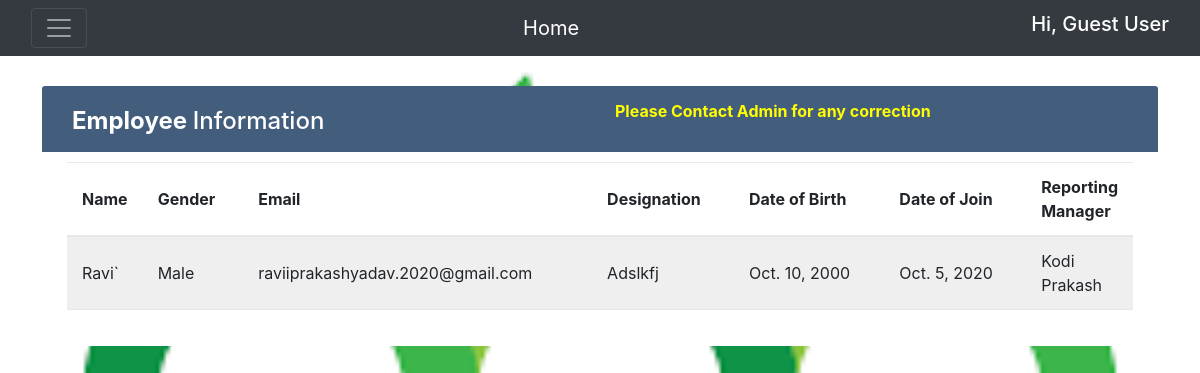
Screenshot of /app/detail/12 with the database file from the repository.
### app/models.py (models this page shows, shortened)
class Employee(models.Model):
    CHOICE=(('male','Male'), ('female',' Female'),('other','Others'))
    name=models.CharField(max_length=30)
    email=models.EmailField()
    date_of_birth=models.DateField()
    date_of_join=models.DateField()
    gender=models.CharField(max_length=20, choices=CHOICE )
    designation=models.CharField(max_length=30)
    reporting_manager=models.CharField(max_length=30)

### app/views.py (the view)
# urls.py: path('detail/<int:pk>', views.EmpDetail.as_view(), name='detail'),
class EmpDetail(DetailView):
    model = Employee
    def get_context_data(self,*args, **kwargs):
        context = super(EmpDetail, self).get_context_data(*args,**kwargs)
        context['emp_data'] = Employee.objects.all()
        return context

### templates/app/Employee_detail.html (shortened to what this page needs)
<!doctype html>
<html lang="en">
<head>
	<link href="https://cdn.jsdelivr.net/npm/bootstrap@5.2.0/dist/css/bootstrap.min.css" rel="stylesheet">
	<link href="https://getbootstrap.com/docs/5.2/assets/css/docs.css" rel="stylesheet">
	<link rel="stylesheet" href="https://maxcdn.bootstrapcdn.com/bootstrap/4.0.0/css/bootstrap.min.css"
>
</head>
<body>
	<nav class="navbar navbar-dark bg-dark fixed">
		<div class="container-fluid">
			<button class="navbar-toggler" type="button" data-bs-toggle="offcanvas"
				data-bs-target="#offcanvasDarkNavbar" aria-controls="offcanvasDarkNavbar">
				<span class="navbar-toggler-icon"></span>
			</button>
			<a class="navbar-brand" href="/app/home">Home</a>
			{% if user.is_authenticated %}
			<h5 style="color: white">Hi, {{user.first_name|title}} {{user.last_name|title}}</h5>
			{% else %}
			<h5 style=color:white>Hi, Guest User</h5>
			{% endif %}
		</div>
	</nav>
	<div class="container-xl">
		<div class="table-responsive">
			<div class="table-wrapper">
				<div class="table-title">
					<div class="row">
						<div class="col-sm-6">
							<h2><b>Employee </b>Information</h2>
						</div>
						<div class="col-sm-6">
							{% if request.user.is_superuser %}
							<tr>
								<th>
									<form action="/app/update/{{object.id}}" class="inline">
										<button class="btn btn-warning">Update</button>
									</form>
								</th>
								<th>
									<form action="/app/delete/{{object.id}}" class="inline">
										<button class="btn btn-danger">Delete</button>
									</form>
								</th>
							</tr>
							{% else %}
							<h6 style="color:yellow"> <strong> Please Contact Admin for any correction </strong></h6>
							{% endif %}
						</div>
					</div>
				</div>
				<table class="table table-striped table-hover">
					<thead>
						<tr>
							<th>Name</th>
							<th>Gender</th>
							<th>Email</th>
							<th>Designation</th>
							<th>Date of Birth</th>
							<th>Date of Join</th>
							<th>Reporting Manager</th>
						</tr>
					</thead>
					<tbody>
						<tr>
							<td>{{object.name|title}}</td>
							<td>{{object.gender|title}}</td>
							<td>{{object.email|lower}}</td>
							<td>{{object.designation|title}}</td>
							<td>{{object.date_of_birth|date}}</td>
							<td>{{object.date_of_join|date}}</td>
							<td>{{object.reporting_manager|title}}</td>
						</tr>
					</tbody>
				</table>
			</div>
		</div>
	</div>
</body>
</html>

### templates/app/Employee_detail.html (style rules this page uses)
body { background-repeat: no-repeat; background-attachment: fixed; background-size: 100% 100%; }
.table-responsive { margin: 30px 0; }
.table-wrapper { background: #fff; padding: 20px 25px; border-radius: 3px; min-width: 1000px; box-shadow: 0 1px 1px rgba(0, 0, 0, .05); }
.table-title { padding-bottom: 15px; background: #435d7d; color: #fff; padding: 16px 30px; min-width: 100%; margin: -20px -25px 10px; border-radius: 3px 3px 0 0; }
.table-title h2 { margin: 5px 0 0; font-size: 24px; }
table.table tr th, table.table tr td { border-color: #e9e9e9; padding: 12px 15px; vertical-align: middle; }
table.table tr th:first-child { width: 60px; }
table.table tr th:last-child { width: 100px; }
table.table-striped tbody tr:nth-of-type(odd) { background-color: #fcfcfc; }

### rows the page displays
Employee: name "Ravi`", gender "Male", email "raviiprakashyadav.2020@gmail.com", designation "Adslkfj", date_of_birth "Oct. 10, 2000", date_of_join "Oct. 5, 2020", reporting_manager "Kodi Prakash"
